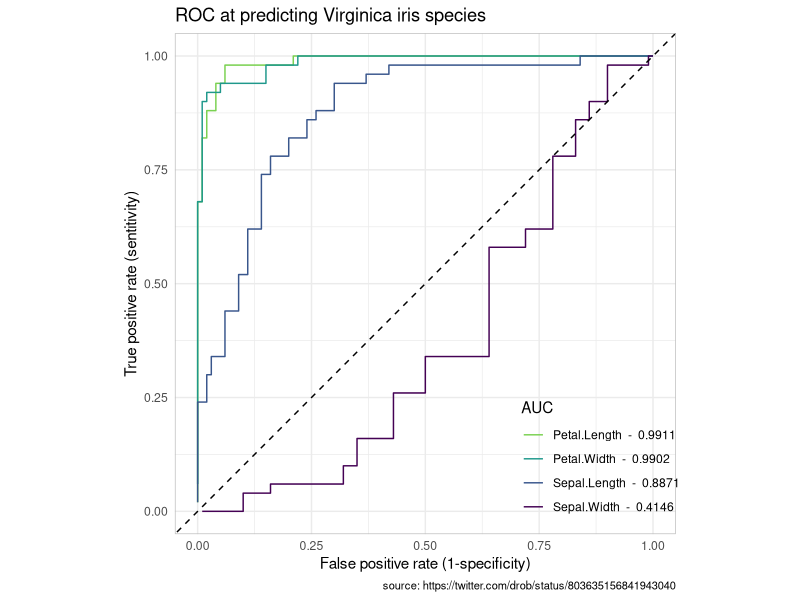

The R script that drew this image:
library(tidyverse)

roc <- iris %>% 
  gather(Metric, Value, -Species) %>% 
  mutate(Positive = Species == "virginica") %>% 
  group_by(Metric, Value) %>% 
  summarize(Positive = sum(Positive),
            Negative = n() - sum(Positive)) %>% 
  arrange(-Value) %>% 
  mutate(TPR = cumsum(Positive) / sum(Positive),
         FPR = cumsum(Negative) / sum(Negative))

auc <- roc %>% 
  group_by(Metric) %>% 
  summarize(AUC = sum(diff(FPR) * na.omit(lead(TPR) + TPR)) / 2)

ggplot(roc, aes(FPR, TPR, color = Metric)) +
  geom_step() +
  geom_abline(lty = 2) +
  labs(title   = "ROC at predicting Virginica iris species",
       x       = "False positive rate (1-specificity)",
       y       = "True positive rate (sentitivity)",
       caption = "source: https://twitter.com/drob/status/803635156841943040") +
  coord_equal() +
  scale_color_manual(name = "AUC", 
                     values = rev(viridis::viridis(n = 4, end = .8)),
                     labels = paste(auc$Metric, " - ", auc$AUC)) +
  theme_minimal() +
  theme(plot.caption = element_text(size = 8),
        legend.position = c(.85, .15),
        panel.border = element_rect(color = "gray", fill = NA))
